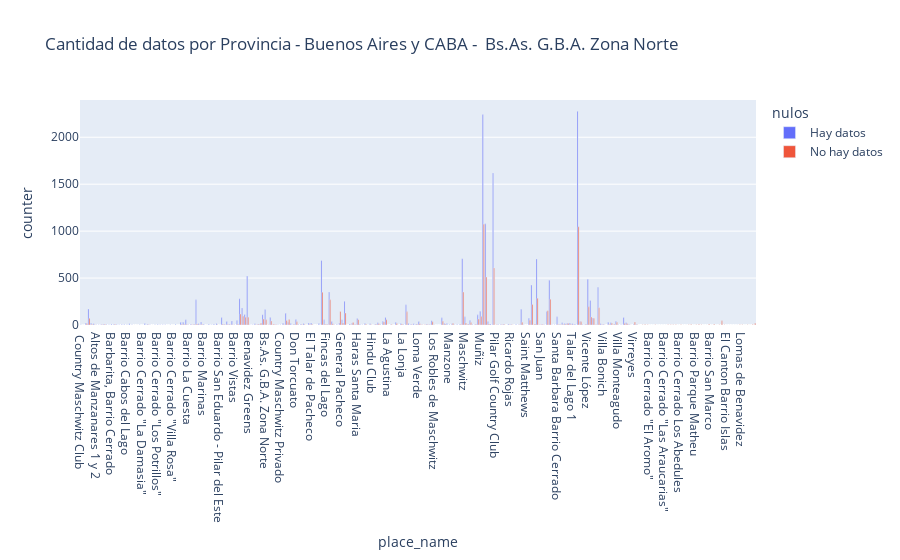

Notebook code for this chart:
### Code cell
bsas_norte_barrios_grupo = bsas_norte.groupby(by=['state_name','place_name','nulos'],as_index=False)['counter'].sum()
bsas_norte_barrios_grupo['nulos'] = bsas_norte_barrios_grupo['nulos'].astype(str)
bsas_norte_barrios_grupo['nulos'] = bsas_norte_barrios_grupo.nulos.str.replace('False','Hay datos')
bsas_norte_barrios_grupo['nulos'] = bsas_norte_barrios_grupo.nulos.str.replace('True','No hay datos')
fig = px.bar(bsas_norte_barrios_grupo, x="place_name", y="counter",
             color='nulos', barmode='group',
             height=400, title=" Cantidad de datos por Provincia - Buenos Aires y CABA -  Bs.As. G.B.A. Zona Norte")
fig.show()

### Figure 1 — Plotly figure (JSON) as saved in the notebook; plotly's stock layout.template omitted (floating-point values rounded to 4 significant figures; data arrays with more than 128 entries replaced by an {"elided": "..."} marker saying what was removed)
{"data": [{"alignmentgroup": "True", "hovertemplate": "nulos=Hay datos<br>place_name=%{x}<br>counter=%{y}<extra></extra>", "legendgroup": "Hay datos", "marker": {"color": "#636efa"}, "name": "Hay datos", "offsetgroup": "Hay datos", "orientation": "v", "showlegend": true, "textposition": "auto", "type": "bar", "x": {"elided": "219 str values"}, "xaxis": "x", "y": {"elided": "219 int values"}, "yaxis": "y"}, {"alignmentgroup": "True", "hovertemplate": "nulos=No hay datos<br>place_name=%{x}<br>counter=%{y}<extra></extra>", "legendgroup": "No hay datos", "marker": {"color": "#EF553B"}, "name": "No hay datos", "offsetgroup": "No hay datos", "orientation": "v", "showlegend": true, "textposition": "auto", "type": "bar", "x": {"elided": "202 str values"}, "xaxis": "x", "y": {"elided": "202 int values"}, "yaxis": "y"}], "layout": {"autosize": true, "barmode": "group", "legend": {"title": {"text": "nulos"}, "tracegroupgap": 0}, "title": {"text": " Cantidad de datos por Provincia - Buenos Aires y CABA -  Bs.As. G.B.A. Zona Norte"}, "xaxis": {"anchor": "y", "autorange": true, "domain": [0, 1], "range": [-0.5, 263.5], "title": {"text": "place_name"}, "type": "category"}, "yaxis": {"anchor": "x", "autorange": true, "domain": [0, 1], "range": [0, 2397.0], "title": {"text": "counter"}, "type": "linear"}}}
